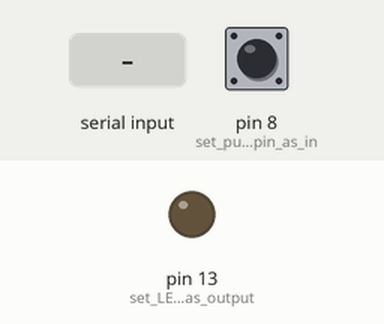
Simulated run of this sketch. Board: Arduino Uno, built with avr-gcc and run on an emulated ATmega328P. Parts: output pins drawn as LEDs (lit = HIGH). The inputs (shaded band) are chosen by the test bench; at power-on: pin 8 (set_push_button_pin_as_in) HIGH. What the sketch prints to the serial monitor is not drawn.

Above: at 1.2 s.
1.3 s: "1" received over Serial
At 2.5 s:
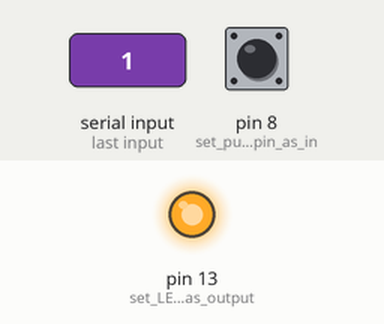
2.8 s: "0" received over Serial
At 3.7 s:
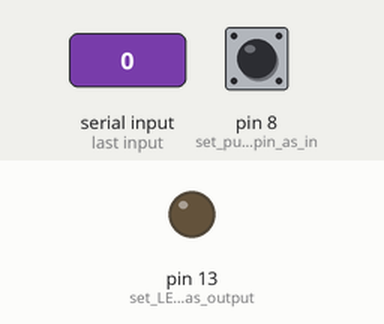
Timing chart, 0 to 5.8 s (numbered marks = the images above; inputs shaded):
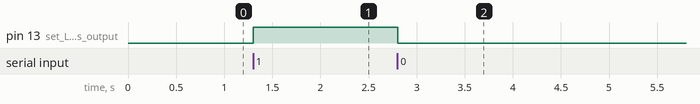

Measured:
- after the input at 1.3 s, pin 13 (set_LED_pin_as_output): LOW → HIGH at once
- after the input at 2.8 s, pin 13 (set_LED_pin_as_output): HIGH → LOW at once

The sketch:

UART.ino
```cpp
void setup() {
  pinMode(8, INPUT_PULLUP); // set push button pin as input
  pinMode(13, OUTPUT);      // set LED pin as output
  digitalWrite(13, LOW);    // switch off LED pin

  Serial.begin(9600);       // initialize UART with baud rate of 9600 bps
}

void loop() {
  if (Serial.available()) {
    char data_rcvd = Serial.read();   // read one byte from serial buffer and save to data_rcvd

    if (data_rcvd == '1') digitalWrite(13, HIGH); // switch LED On
    if (data_rcvd == '0') digitalWrite(13, LOW);  // switch LED Off
  }

  if (digitalRead(8) == HIGH) Serial.write('0');    // send the char '0' to serial if button is not pressed.
  else Serial.write('1');                           // send the char '1' to serial if button is pressed.
}
```
